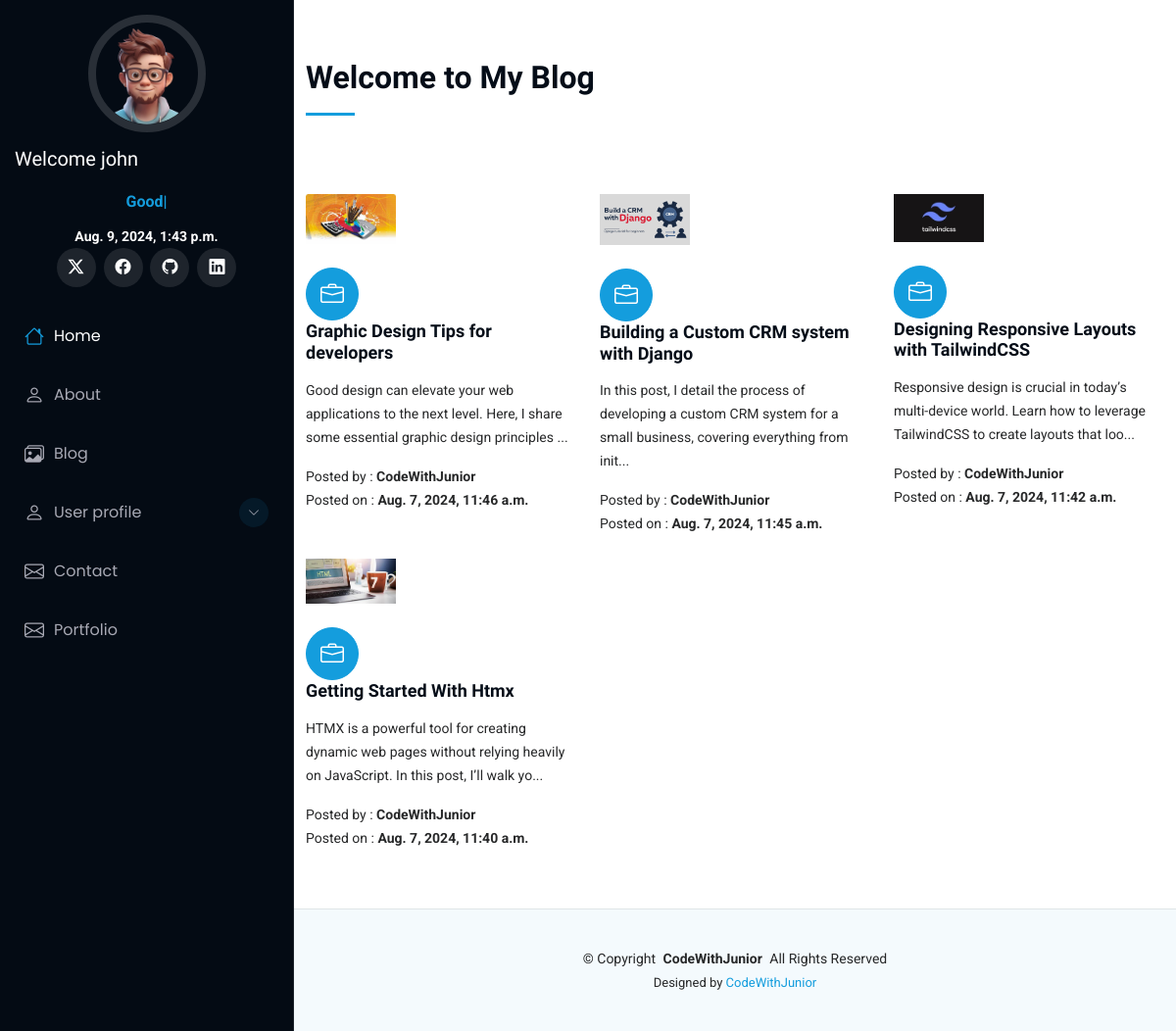
Page /blog/ (signed in) on the committed database.
### portfolio/models.py (models this page shows, shortened)
class Blog(models.Model):
    title=models.CharField(max_length=60)
    description=models.TextField()
    blog = models.TextField(default="")
    authname=models.CharField(max_length=15)
    img=models.ImageField(upload_to='blog', blank=True, null=True)
    timestamp=models.DateTimeField(auto_now_add=True, blank=True)

### portfolio/views.py (the view)
# urls.py: path('blog/', views.handleblog, name="blog"),
def handleblog(request):
    if not request.user.is_authenticated:
        messages.warning(request, "Please login to access this page")
        return redirect('/auth/login/')
    posts=Blog.objects.all()
    context={"posts":posts, "insert_date":date, "insert_msg": msg}
    return render(request, 'blog.html', context)

### templates/blog.html (shortened to what this page needs)
{% extends "basic.html" %}
{% block body %}
{% load static %}
<section id="services" class="services section">
    <div class="container section-title" data-aos="fade-up">
      <h2>Welcome to My Blog</h2>
    </div>
    <div class="container">
      <div class="row gy-4">
        {% for post in posts reversed %}
        <div class="col-lg-4 col-md-6 service-item " data-aos="fade-up" data-aos-delay="100">
            <div class="col-lg-4">
                <img src="{{post.img.url}}" class ="img-fluid" alt="no-image">
              </div>
              <br>
          <div class="icon flex-shrink-0"><i class="bi bi-briefcase"></i></div>
          <div>
            <h4 class="title"><a href="{% url "blog-details" post.id %}" class="stretched-link">
                {{post.title}}
            </a></h4>
            <p class="description">
                {{post.description|slice:120}}...
            </p>
            <small>
                Posted  by :
                <b>
                    {{post.authname}}
                </b>
            </small>
            <br>
            <small>
                Posted  on :
                <b>
                    {{post.timestamp}}
                </b>
            </small>
          </div>
        </div>
        {% endfor %}
      </div>
    </div>
  </section>
{% endblock body %}

### templates/basic.html (shortened to what this page needs)
{% load static %}
<!DOCTYPE html>
<html lang="en">
<head>
  <link href="{% static "assets/vendor/bootstrap/css/bootstrap.min.css" %}" rel="stylesheet">
  <link href="{% static "assets/vendor/bootstrap-icons/bootstrap-icons.css" %}" rel="stylesheet">
  <link href="{% static "assets/vendor/aos/aos.css " %}" rel="stylesheet">
  <link href="{% static "assets/vendor/glightbox/css/glightbox.min.css" %}" rel="stylesheet">
  <link href="{% static "assets/vendor/swiper/swiper-bundle.min.css" %}" rel="stylesheet">
   <link href="{% static "assets/css/styles.css" %}" rel="stylesheet">
</head>
<body class="index-page">
  <header id="header" class="header dark-background d-flex flex-column header-div">
    <div class="profile-img">
      <img src="{% static "assets/img/img.png" %}" alt="" class="img-fluid rounded-circle">
    </div>
    <a href="index.html" class="logo align-items-center justify-content-center">
      <h5 class="sitename">
        Welcome {{user.username}}
      </h5>
      <br>
      <center>
        <b>
          <span class="auto-type"></span>
        </b>
      </center>
    </a>
      <center>
        <small>
          <b>
            {{insert_date}}
          </b>
        </small>
      </center>
    <div class="social-links text-center">
      <a href="https://x.com/JChibuzor78315" class="twitter"><i class="bi bi-twitter-x"></i></a>
      <a href="https://web.facebook.com/profile.php?id=100079628749270" class="facebook"><i class="bi bi-facebook"></i></a>
      <a href="https://github.com/juniorssignature21" class="google-plus"><i class="bi bi-github"></i></a>
      <a href="https://www.linkedin.com/in/john-john-4253a72b8/" class="linkedin"><i class="bi bi-linkedin"></i></a>
    </div>
    <nav id="navmenu" class="navmenu">
      <ul>
        <li><a href="/" class="active"><i class="bi bi-house navicon"></i>Home</a></li>
        <li><a href="/about"><i class="bi bi-person navicon"></i> About</a></li>
        <li><a href="/blog"><i class="bi bi-images navicon"></i> Blog</a></li>
        <li class="dropdown"><a href="#"><i class="bi bi-person navicon"></i> <span>User profile</span> <i class="bi bi-chevron-down toggle-dropdown"></i></a>
            {% if not request.user.is_authenticated %}
           <li><a href="/auth/login">Login</a></li>
           <li><a href="/auth/signup">SignUp</a></li>
           {% else %}
           </li>
            {% endif %}
          </ul>
        <li><a href="/contact"><i class="bi bi-envelope navicon"></i> Contact</a></li>
        <li><a href="/portfolio"><i class="bi bi-envelope navicon"></i>Portfolio</a></li>
    </nav>
  </header>
<main class="main">
{% block body %}
{% endblock body %}
</main>
  <footer id="footer" class="footer position-relative light-background">
    <div class="container">
      <div class="copyright text-center ">
        <p>© <span>Copyright</span> <strong class="px-1 sitename">CodeWithJunior</strong> <span>All Rights Reserved</span></p>
      </div>
      <div class="credits">
        Designed by <a href="https://bootstrapmade.com/">CodeWithJunior</a>
      </div>
    </div>
  </footer>
</body>
</html>

### rows in the picture
Blog: img (picture), title "Graphic Design Tips for developers", description "Good design can elevate your web applications to the next level. Here, I share some essential graphic design principles", authname "CodeWithJunior", timestamp "Aug. 7, 2024, 11:46 a.m."
Blog: img (picture), title "Building a Custom CRM system with Django", description "In this post, I detail the process of developing a custom CRM system for a small business, covering everything from init", authname "CodeWithJunior", timestamp "Aug. 7, 2024, 11:45 a.m."
Blog: img (picture), title "Designing Responsive Layouts with TailwindCSS", description "Responsive design is crucial in today’s multi-device world. Learn how to leverage TailwindCSS to create layouts that loo", authname "CodeWithJunior", timestamp "Aug. 7, 2024, 11:42 a.m."
Blog: img (picture), title "Getting Started With Htmx", description "HTMX is a powerful tool for creating dynamic web pages without relying heavily on JavaScript. In this post, I’ll walk yo", authname "CodeWithJunior", timestamp "Aug. 7, 2024, 11:40 a.m."

### other values in the picture
{{ user.username }} "john"
{{ insert_date }} "Aug. 9, 2024, 1:43 p.m."
